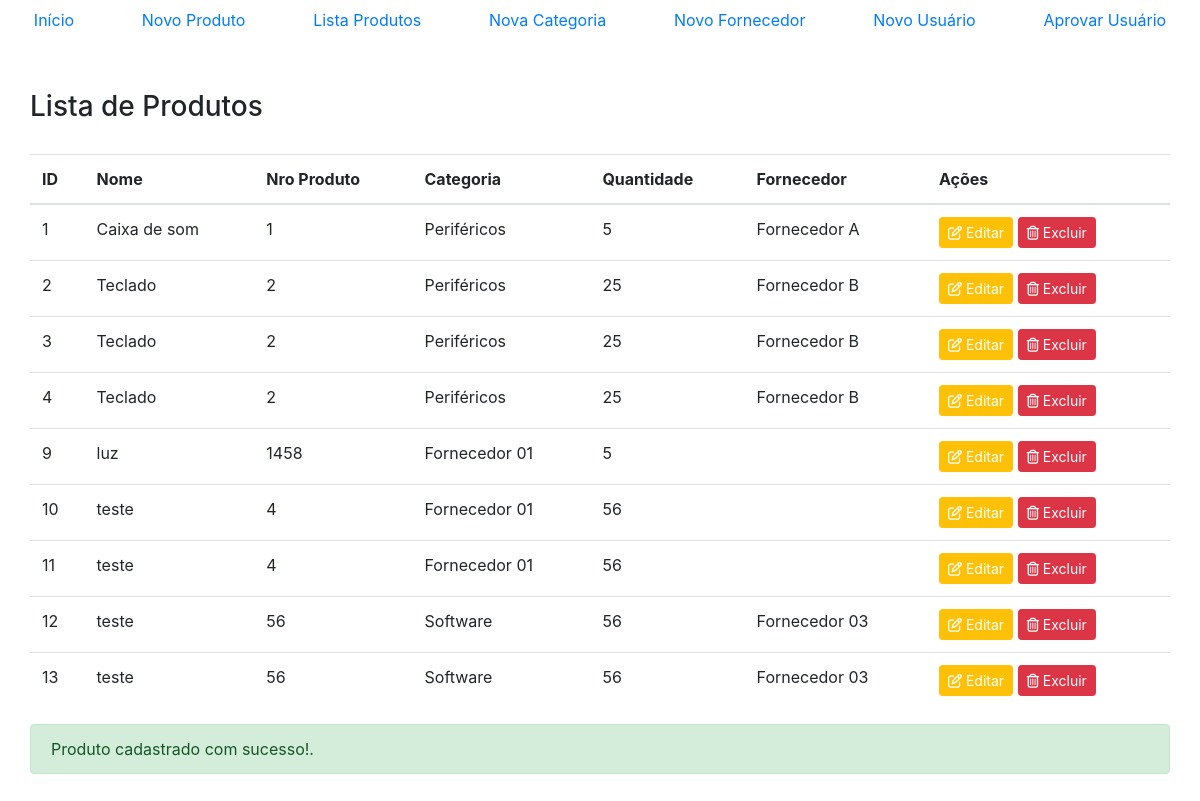
Page /listar_produtos.php?cadastrado=1 (signed in) on the committed database.
### tables this page shows
CREATE TABLE IF NOT EXISTS `estoque` (
  `IdProduto` int(11) NOT NULL AUTO_INCREMENT,
  `Numero` int(11) NOT NULL,
  `Nome` varchar(200) NOT NULL,
  `Quantidade` int(11) DEFAULT NULL,
  `Categoria` varchar(100) DEFAULT NULL,
  `Fornecedor` varchar(100) DEFAULT NULL,
  PRIMARY KEY (`IdProduto`)
);

### validacao.php (called while the page is built, shortened)
<?php
include_once 'conexao.php';
$usuarioLogado = $_SESSION["usuario"];
$sql = "SELECT NivelUsuario FROM usuario WHERE IdUsuario = $usuarioLogado  AND Status = 'Ativo'";
$retorno = mysqli_query($conexao, $sql);
$array = mysqli_fetch_array($retorno);
$nivel = $array['NivelUsuario'];
?>

### listar_produtos.php (the view, shortened to what this page needs)
<!DOCTYPE html>
<html lang="en">
<?php
include_once 'head.php';
include_once 'validacao.php';
?>
<body>
    <?php include_once 'menu.php';?>
    <div style="padding:20px 0" class="container">
        <h3 style="margin-bottom:30px">Lista de Produtos</h3>
        <table class="table">
            <thead>
                <tr>
                    <th scope="col">ID</th>
                    <th scope="col">Nome</th>
                    <th scope="col">Nro Produto</th>
                    <th scope="col">Categoria</th>
                    <th scope="col">Quantidade</th>
                    <th scope="col">Fornecedor</th>
                    <th scope="col">Ações</th>
                </tr>
            </thead>
            <tbody>
                <?php
include_once 'conexao.php';
$sql = "SELECT IdProduto, Categoria, Fornecedor, Nome, Numero, Quantidade FROM `estoque`";
$retorno = mysqli_query($conexao, $sql);
while ($array = mysqli_fetch_array($retorno, MYSQLI_ASSOC)) {
    $idProduto = $array['IdProduto'];
    $categoria = $array['Categoria'];
    $fornecedor = $array['Fornecedor'];
    $nome = $array['Nome'];
    $numero = $array['Numero'];
    $quantidade = $array['Quantidade'];
    ?>
                <tr>
                    <td><?=$idProduto?></td>
                    <td><?=$nome?></td>
                    <td><?=$numero?></td>
                    <td><?=$categoria?></td>
                    <td><?=$quantidade?></td>
                    <td><?=$fornecedor?></td>
                    <td>
                        <?php if (($nivel == 1) || ($nivel == 2)) {?>
                        <a class="btn-editar btn btn-sm btn-warning" href="editar_produto.php?id=<?=$idProduto?>"
                            role="button"><i class="far fa-edit"></i> Editar</a>
                        <?php }?>
                        <?php if ($nivel == 1) {?>
                        <a class="btn-editar btn btn-sm btn-danger" href="excluir_produto.php?id=<?=$idProduto?>"
                            role="button"><i class="far fa-trash-alt"></i> Excluir</a></td>
                    <?php }?>
                </tr>
                <?php }?>
            </tbody>
        </table>
        <?php
if (isset($_GET['cadastrado'])) {
    echo '<div id="alerta" class="alert alert-success" role="alert">
                Produto cadastrado com sucesso!.
                </div>';
}
?>
    </div>
</body>
</html>

### head.php (shortened to what this page needs)
<head>
    <link rel="stylesheet" href="css/bootstrap.css">
    <link rel="stylesheet" href="css/estilo.css">
</head>

### menu.php
<nav style="margin:0 0 30px" id="menu" class="nav nav-pills nav-fill">
  <a class="nav-item nav-link" href="index.php">Início</a>
  <a id="cadastrar-menu" class="nav-item nav-link" href="cadastrar_produto.php">Novo Produto</a>
  <a id="listar-menu" class="nav-item nav-link" href="listar_produtos.php">Lista Produtos</a>
  <a id="listar-menu" class="nav-item nav-link" href="cadastrar_categoria.php">Nova Categoria</a>
  <a id="listar-menu" class="nav-item nav-link" href="cadastrar_fornecedor.php">Novo Fornecedor</a>
  <a id="listar-menu" class="nav-item nav-link" href="cadastrar_usuario.php">Novo Usuário</a>
  <a id="listar-menu" class="nav-item nav-link" href="aprovar_usuario.php">Aprovar Usuário</a>
</nav>

### css/estilo.css (style rules this page uses)
.btn-editar { color: #fff !important; }

### rows in the picture
estoque: IdProduto "1", Nome "Caixa de som", Numero "1", Categoria "Periféricos", Quantidade "5", Fornecedor "Fornecedor A"
estoque: IdProduto "2", Nome "Teclado", Numero "2", Categoria "Periféricos", Quantidade "25", Fornecedor "Fornecedor B"
estoque: IdProduto "3", Nome "Teclado", Numero "2", Categoria "Periféricos", Quantidade "25", Fornecedor "Fornecedor B"
estoque: IdProduto "4", Nome "Teclado", Numero "2", Categoria "Periféricos", Quantidade "25", Fornecedor "Fornecedor B"
estoque: IdProduto "9", Nome "luz", Numero "1458", Categoria "Fornecedor 01", Quantidade "5"
estoque: IdProduto "10", Nome "teste", Numero "4", Categoria "Fornecedor 01", Quantidade "56"
estoque: IdProduto "11", Nome "teste", Numero "4", Categoria "Fornecedor 01", Quantidade "56"
estoque: IdProduto "12", Nome "teste", Numero "56", Categoria "Software", Quantidade "56", Fornecedor "Fornecedor 03"
estoque: IdProduto "13", Nome "teste", Numero "56", Categoria "Software", Quantidade "56", Fornecedor "Fornecedor 03"
